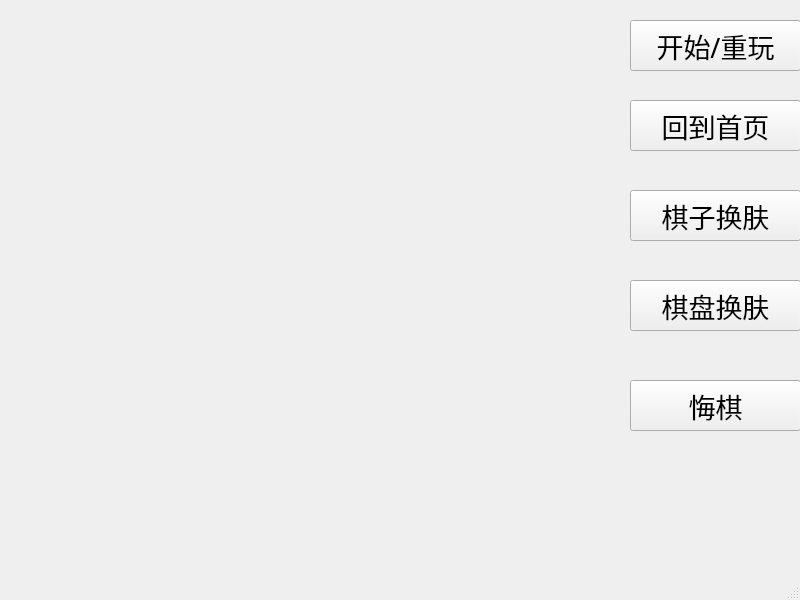
<?xml version="1.0" encoding="UTF-8"?>
<ui version="4.0">
 <class>GameBoardWindow</class>
 <widget class="QMainWindow" name="GameBoardWindow">
  <property name="geometry">
   <rect>
    <x>0</x>
    <y>0</y>
    <width>800</width>
    <height>600</height>
   </rect>
  </property>
  <property name="windowTitle">
   <string>MainWindow</string>
  </property>
  <widget class="QWidget" name="centralwidget">
   <widget class="QPushButton" name="pushButton">
    <property name="geometry">
     <rect>
      <x>630</x>
      <y>20</y>
      <width>171</width>
      <height>51</height>
     </rect>
    </property>
    <property name="font">
     <font>
      <family>隶书</family>
      <pointsize>20</pointsize>
     </font>
    </property>
    <property name="text">
     <string>开始/重玩</string>
    </property>
   </widget>
   <widget class="QPushButton" name="pushButton_2">
    <property name="geometry">
     <rect>
      <x>630</x>
      <y>380</y>
      <width>171</width>
      <height>51</height>
     </rect>
    </property>
    <property name="font">
     <font>
      <family>隶书</family>
      <pointsize>20</pointsize>
     </font>
    </property>
    <property name="text">
     <string>悔棋</string>
    </property>
   </widget>
   <widget class="QPushButton" name="changeChessSkin">
    <property name="geometry">
     <rect>
      <x>630</x>
      <y>190</y>
      <width>171</width>
      <height>51</height>
     </rect>
    </property>
    <property name="font">
     <font>
      <family>隶书</family>
      <pointsize>20</pointsize>
     </font>
    </property>
    <property name="text">
     <string>棋子换肤</string>
    </property>
   </widget>
   <widget class="QPushButton" name="pushButton_3">
    <property name="geometry">
     <rect>
      <x>630</x>
      <y>100</y>
      <width>171</width>
      <height>51</height>
     </rect>
    </property>
    <property name="font">
     <font>
      <family>隶书</family>
      <pointsize>20</pointsize>
     </font>
    </property>
    <property name="text">
     <string>回到首页</string>
    </property>
   </widget>
   <widget class="QPushButton" name="pushButton_4">
    <property name="geometry">
     <rect>
      <x>630</x>
      <y>280</y>
      <width>171</width>
      <height>51</height>
     </rect>
    </property>
    <property name="font">
     <font>
      <family>隶书</family>
      <pointsize>20</pointsize>
     </font>
    </property>
    <property name="text">
     <string>棋盘换肤</string>
    </property>
   </widget>
  </widget>
  <widget class="QMenuBar" name="menubar">
   <property name="geometry">
    <rect>
     <x>0</x>
     <y>0</y>
     <width>800</width>
     <height>26</height>
    </rect>
   </property>
  </widget>
  <widget class="QStatusBar" name="statusbar"/>
 </widget>
 <resources/>
 <connections/>
</ui>
